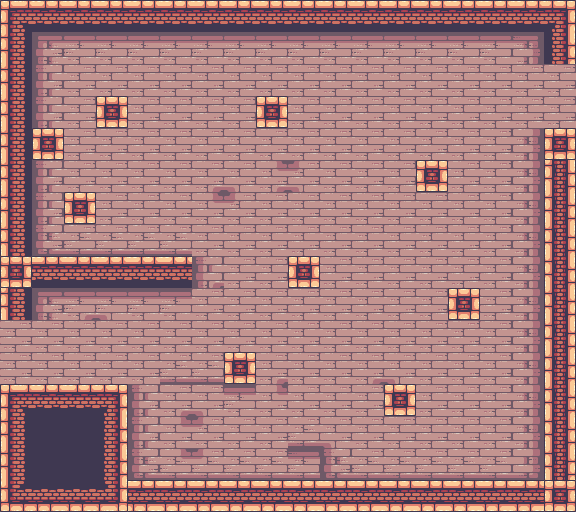

A 2D game scene composited from a Tiled map and its tileset images. What follows is a short description and the map's XML, with every tile layer's data as written:
An orthogonal 18x16 tile map with 32x32 px tiles, 1 tile layer (Tile Layer 1).

<map version="1.10" tiledversion="1.10.2" orientation="orthogonal" renderorder="right-down" width="18" height="16" tilewidth="32" tileheight="32" infinite="0" nextlayerid="2" nextobjectid="1">
 <tileset firstgid="1" source="DungeonSet.tsx" />
 <layer id="1" name="Tile Layer 1" width="18" height="16">
  <data encoding="csv">
21,22,22,22,22,22,22,22,22,22,22,22,22,22,22,22,22,23,
40,135,136,136,136,136,136,136,136,136,136,136,136,136,136,136,137,42,
40,154,155,155,155,155,155,155,155,155,155,155,155,155,155,155,155,155,
40,154,155,101,155,155,155,155,101,155,155,155,155,155,155,155,155,155,
40,101,155,155,155,155,155,155,155,155,155,155,155,155,155,155,156,101,
40,154,155,155,155,155,141,142,164,144,155,155,155,101,155,155,156,44,
40,154,101,155,155,155,160,161,155,155,155,155,155,155,155,155,156,44,
40,173,174,174,174,174,155,155,155,155,155,155,155,155,155,155,156,44,
101,22,22,22,22,22,201,155,155,101,155,155,155,155,155,155,156,44,
40,135,198,199,136,136,155,155,155,155,155,155,155,155,101,155,156,44,
155,155,155,155,155,155,155,155,155,155,155,155,155,155,155,155,156,44,
155,155,155,155,155,174,174,101,141,155,155,141,142,155,155,155,156,44,
21,22,22,23,154,141,142,136,160,155,155,155,101,155,155,155,156,44,
40,41,41,42,154,160,161,155,155,174,142,155,155,155,155,155,156,44,
40,41,41,42,173,217,218,174,174,212,173,174,174,174,174,174,175,44,
59,60,60,61,98,98,98,98,98,98,98,98,98,98,98,98,98,101
</data>
 </layer>
</map>
